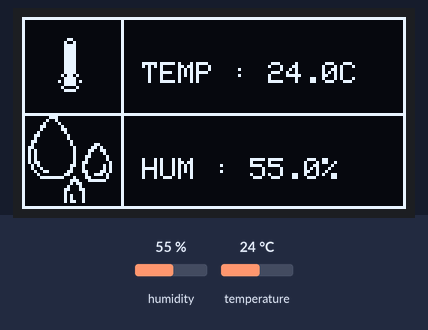
Bench run of a sketch on a simulated ESP8266 (NodeMCU). Parts: 128×64 one-colour display. Inputs (shaded band) come from the test bench; at power-on: humidity 55 %, temperature 24 °C. What the sketch prints to the serial monitor is not drawn.

Above: at 3.9 s.
4.0 s: humidity set to 22 %
At 5.5 s:
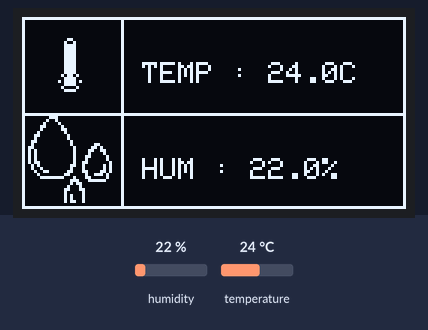
6.9 s: temperature set to 12 °C
At 8.6 s:
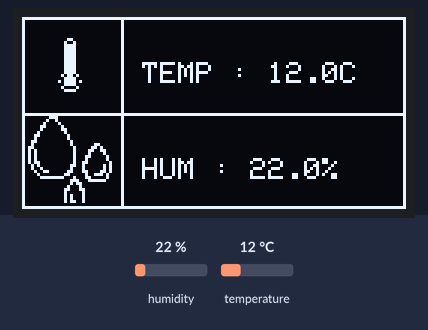
9.8 s: humidity set to 40 %
At 12.4 s:
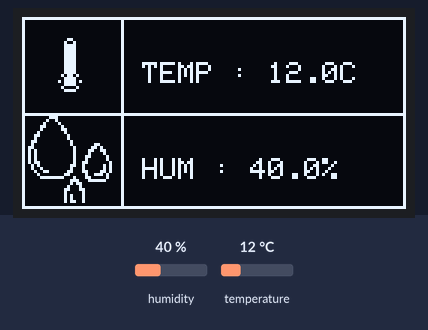
12.9 s: temperature set to 19 °C
Timing chart, 0 to 15.9 s (numbered marks = the images above; inputs shaded):
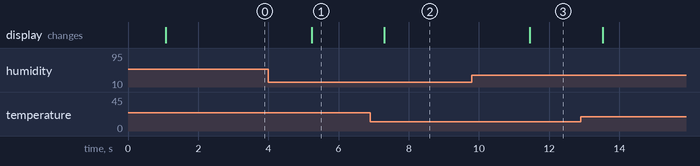

Measured:
- after the input at 4.0 s, the display: changes after 1.2 s (image 1)
- after the input at 6.9 s, the display: changes after 0.40 s (image 2)
- after the input at 9.8 s, the display: changes after 1.7 s (image 3)

The sketch:

oled.ino
```cpp
  #include <Wire.h>  // i2c
  #include <Adafruit_GFX.h>
  #include <Adafruit_SSD1306.h>
  #include "DHT.h"

  #define SCREEN_WIDTH 128 // OLED display width, in pixels
  #define SCREEN_HEIGHT 64 // OLED display height, in pixels
  #define OLED_RESET     0 // Reset pin # (or -1 if sharing Arduino reset pin)
  #define DHTPIN D7
  Adafruit_SSD1306 display(SCREEN_WIDTH, SCREEN_HEIGHT, &Wire, OLED_RESET);

  #define DHTTYPE DHT11
  DHT dht(DHTPIN, DHTTYPE);

static const unsigned PROGMEM char lion [] = {
0x00, 0x00, 0x00, 0x00, 0x00, 0x00, 0x00, 0x00, 0x00, 0x00, 0x00, 0x00, 0x00, 0x00, 0x00, 0x00,
0x00, 0x00, 0x00, 0x00, 0x00, 0x00, 0x00, 0x00, 0x00, 0x00, 0x00, 0x00, 0x00, 0x00, 0x00, 0x00,
0x00, 0x00, 0x00, 0x00, 0x00, 0x00, 0x00, 0x00, 0x00, 0x00, 0x00, 0x00, 0x00, 0x00, 0x00, 0x00,
0x00, 0x00, 0x00, 0x00, 0x00, 0x00, 0x00, 0x00, 0x00, 0x00, 0x00, 0x00, 0x00, 0x00, 0x00, 0x00,
0x00, 0x00, 0x00, 0x00, 0x00, 0x00, 0x00, 0x00, 0x00, 0x00, 0x00, 0x00, 0x00, 0x00, 0x00, 0x00,
0x00, 0x00, 0x1E, 0x00, 0x00, 0x38, 0x00, 0x00, 0x00, 0x00, 0x7F, 0x00, 0x00, 0xFE, 0x00, 0x00,
0x00, 0x00, 0xC0, 0x9F, 0xF9, 0x83, 0x00, 0x00, 0x00, 0x01, 0x81, 0xFE, 0x3F, 0x81, 0x80, 0x00,
0x00, 0x01, 0x87, 0x80, 0x01, 0xE0, 0x80, 0x00, 0x00, 0x01, 0x9C, 0x00, 0x00, 0x38, 0x80, 0x00,
0x00, 0x01, 0xB0, 0x00, 0x00, 0x0E, 0x80, 0x00, 0x00, 0x01, 0xE0, 0x00, 0x00, 0x03, 0x80, 0x00,
0x00, 0x01, 0x80, 0x00, 0x00, 0x01, 0x80, 0x00, 0x00, 0x03, 0x00, 0x00, 0x00, 0x00, 0xC0, 0x00,
0x00, 0x02, 0x00, 0x00, 0x00, 0x00, 0x40, 0x00, 0x00, 0x06, 0x00, 0x00, 0x00, 0x00, 0x20, 0x00,
0x00, 0x0C, 0x00, 0x00, 0x00, 0x00, 0x30, 0x00, 0x00, 0x08, 0x00, 0x00, 0x00, 0x00, 0x10, 0x00,
0x00, 0x18, 0x00, 0x00, 0x00, 0x00, 0x18, 0x00, 0x00, 0x10, 0x3F, 0xE0, 0x07, 0xFC, 0x08, 0x00,
0x00, 0x10, 0x3F, 0xE0, 0x0F, 0xFC, 0x0C, 0x00, 0x00, 0x30, 0x00, 0x00, 0x00, 0x00, 0x0C, 0x00,
0x00, 0x20, 0x00, 0x00, 0x00, 0x00, 0x04, 0x00, 0x00, 0x20, 0x00, 0x00, 0x00, 0x00, 0x04, 0x00,
0x00, 0x20, 0x03, 0x80, 0x01, 0xC0, 0x04, 0x00, 0x00, 0x20, 0x03, 0x80, 0x01, 0xE0, 0x06, 0x00,
0x00, 0x20, 0x03, 0x00, 0x00, 0xC0, 0x06, 0x00, 0x00, 0x20, 0x00, 0x00, 0x00, 0x00, 0x06, 0x00,
0x00, 0x20, 0x00, 0x03, 0xC0, 0x00, 0x06, 0x00, 0x00, 0x20, 0x00, 0x1F, 0xF8, 0x00, 0x06, 0x00,
0x00, 0x20, 0x00, 0x33, 0x8C, 0x00, 0x04, 0x00, 0x00, 0x20, 0x00, 0x61, 0x06, 0x00, 0x04, 0x00,
0x00, 0x20, 0x00, 0x40, 0x02, 0x00, 0x04, 0x00, 0x00, 0x30, 0x00, 0x40, 0x06, 0x00, 0x0C, 0x00,
0x00, 0x10, 0x00, 0x61, 0x86, 0x00, 0x0C, 0x00, 0x00, 0x10, 0x00, 0x3F, 0xFC, 0x00, 0x08, 0x00,
0x00, 0x18, 0x00, 0x0C, 0x30, 0x00, 0x18, 0x00, 0x00, 0x08, 0x00, 0x00, 0x00, 0x00, 0x10, 0x00,
0x00, 0x04, 0x00, 0x00, 0x00, 0x00, 0x30, 0x00, 0x00, 0x06, 0x00, 0x00, 0x00, 0x00, 0x60, 0x00,
0x00, 0x03, 0x00, 0x00, 0x00, 0x00, 0xC0, 0x00, 0x00, 0x01, 0x80, 0x00, 0x00, 0x01, 0x80, 0x00,
0x00, 0x00, 0xC0, 0x00, 0x00, 0x03, 0x00, 0x00, 0x00, 0x00, 0x70, 0x00, 0x00, 0x0E, 0x00, 0x00,
0x00, 0x00, 0x1C, 0x00, 0x00, 0x38, 0x00, 0x00, 0x00, 0x00, 0x07, 0x00, 0x00, 0xF0, 0x00, 0x00,
0x00, 0x00, 0x01, 0xFE, 0x7F, 0x80, 0x00, 0x00, 0x00, 0x00, 0x00, 0x1F, 0xF8, 0x00, 0x00, 0x00,
0x00, 0x00, 0x00, 0x00, 0x00, 0x00, 0x00, 0x00, 0x00, 0x00, 0x00, 0x00, 0x00, 0x00, 0x00, 0x00,
0x00, 0x00, 0x00, 0x00, 0x00, 0x00, 0x00, 0x00, 0x00, 0x00, 0x00, 0x00, 0x00, 0x00, 0x00, 0x00,
0x00, 0x00, 0x00, 0x00, 0x00, 0x00, 0x00, 0x00, 0x00, 0x00, 0x00, 0x00, 0x00, 0x00, 0x00, 0x00,
0x00, 0x00, 0x00, 0x00, 0x00, 0x00, 0x00, 0x00, 0x00, 0x00, 0x00, 0x00, 0x00, 0x00, 0x00, 0x00,
0x00, 0x00, 0x00, 0x00, 0x00, 0x00, 0x00, 0x00, 0x00, 0x00, 0x00, 0x00, 0x00, 0x00, 0x00, 0x00
};

static const unsigned PROGMEM char humid [] = {
0x00, 0x60, 0x00, 0x00, 0x00, 0x70, 0x00, 0x00, 0x00, 0x90, 0x00, 0x00, 0x01, 0x08, 0x00, 0x00,
0x03, 0x04, 0x00, 0x00, 0x02, 0x06, 0x00, 0x00, 0x04, 0x02, 0x00, 0x00, 0x0C, 0x01, 0x00, 0x00,
0x08, 0x01, 0x00, 0x00, 0x18, 0x00, 0x80, 0x00, 0x10, 0x00, 0x80, 0xC0, 0x30, 0x00, 0x41, 0xA0,
0x28, 0x00, 0x43, 0x30, 0x28, 0x00, 0x42, 0x10, 0x28, 0x00, 0x46, 0x08, 0x28, 0x00, 0x44, 0x08,
0x2C, 0x00, 0x4C, 0x04, 0x14, 0x00, 0xC8, 0x14, 0x12, 0x00, 0x88, 0x14, 0x09, 0x81, 0x8C, 0x34,
0x04, 0x03, 0x04, 0xE8, 0x03, 0xFC, 0x46, 0x08, 0x00, 0x00, 0xE3, 0xF0, 0x00, 0x00, 0xB0, 0x00,
0x00, 0x01, 0x10, 0x00, 0x00, 0x03, 0x18, 0x00, 0x00, 0x02, 0x08, 0x00, 0x00, 0x02, 0x88, 0x00,
0x00, 0x02, 0x88, 0x00, 0x00, 0x02, 0xC8, 0x00, 0x00, 0x01, 0x18, 0x00, 0x00, 0x00, 0xF0, 0x00
};

static const unsigned PROGMEM char temp [] = {
0x00, 0x00, 0x00, 0x00, 0x00, 0x00, 0x00, 0x00, 0x00, 0x00, 0x00, 0x00, 0x00, 0x00, 0x00, 0x00,
0x00, 0x00, 0x00, 0x00, 0x00, 0x00, 0x00, 0x00, 0x00, 0x00, 0x00, 0x00, 0x00, 0x01, 0x80, 0x00,
0x00, 0x02, 0x40, 0x00, 0x00, 0x03, 0xC0, 0x00, 0x00, 0x03, 0xC0, 0x00, 0x00, 0x03, 0xC0, 0x00,
0x00, 0x03, 0xC0, 0x00, 0x00, 0x03, 0xC0, 0x00, 0x00, 0x03, 0xC0, 0x00, 0x00, 0x03, 0xC0, 0x00,
0x00, 0x03, 0xC0, 0x00, 0x00, 0x03, 0xC0, 0x00, 0x00, 0x03, 0xC0, 0x00, 0x00, 0x05, 0xA0, 0x00,
0x00, 0x03, 0xC0, 0x00, 0x00, 0x0B, 0xD0, 0x00, 0x00, 0x03, 0xC0, 0x00, 0x00, 0x04, 0x20, 0x00,
0x00, 0x03, 0xC0, 0x00, 0x00, 0x00, 0x00, 0x00, 0x00, 0x00, 0x00, 0x00, 0x00, 0x00, 0x00, 0x00,
0x00, 0x00, 0x00, 0x00, 0x00, 0x00, 0x00, 0x00, 0x00, 0x00, 0x00, 0x00, 0x00, 0x00, 0x00, 0x00
};

void setup() {
   Serial.begin(9600);
   pinMode(D3, INPUT);
   if(!display.begin(SSD1306_SWITCHCAPVCC, 0x3C)) { // Address 0x3C for 128x32
    Serial.println(F("SSD1306 allocation failed"));
    for(;;);
   }
   dht.begin();
}

void loop() {
   draw();
}

void draw(){
  delay(1000);
  display.clearDisplay();
  float h = dht.readHumidity();
  float t = dht.readTemperature();

  Serial.print(F("Humidity: "));
  Serial.print(h);
  Serial.print(F("%  Temperature: "));
  Serial.print(t);
  Serial.println(F("°C "));

  display.drawBitmap(0, 0, temp, 30, 30, WHITE);
  display.setTextSize(1);
  display.setTextColor(WHITE);
  display.setCursor(40, 15);
  display.print("TEMP : ");
  display.print(t, 1);
  display.print("C");
  display.drawBitmap(0, 32, humid, 30, 30, WHITE);
  display.setCursor(40, 47);
  display.print("HUM : ");
  display.print(h, 1);
  display.print("%");
  display.drawRect(0, 0, 128, 64, WHITE);
  display.drawLine(0, 32, 128, 32, WHITE);
  display.drawLine(33, 0, 33, 64, WHITE);
  display.display();
}

  /*
  for(int i = 0; i < 64; i++){
    delay(50);
    display.clearDisplay();
    display.drawBitmap(i - 64, 0, lion, 64, 64, WHITE);
    display.drawBitmap(i, 0, lion, 64, 64, WHITE);
    display.drawBitmap(i + 64, 0, lion, 64, 64, WHITE);
    display.display();
  }
  */
```
